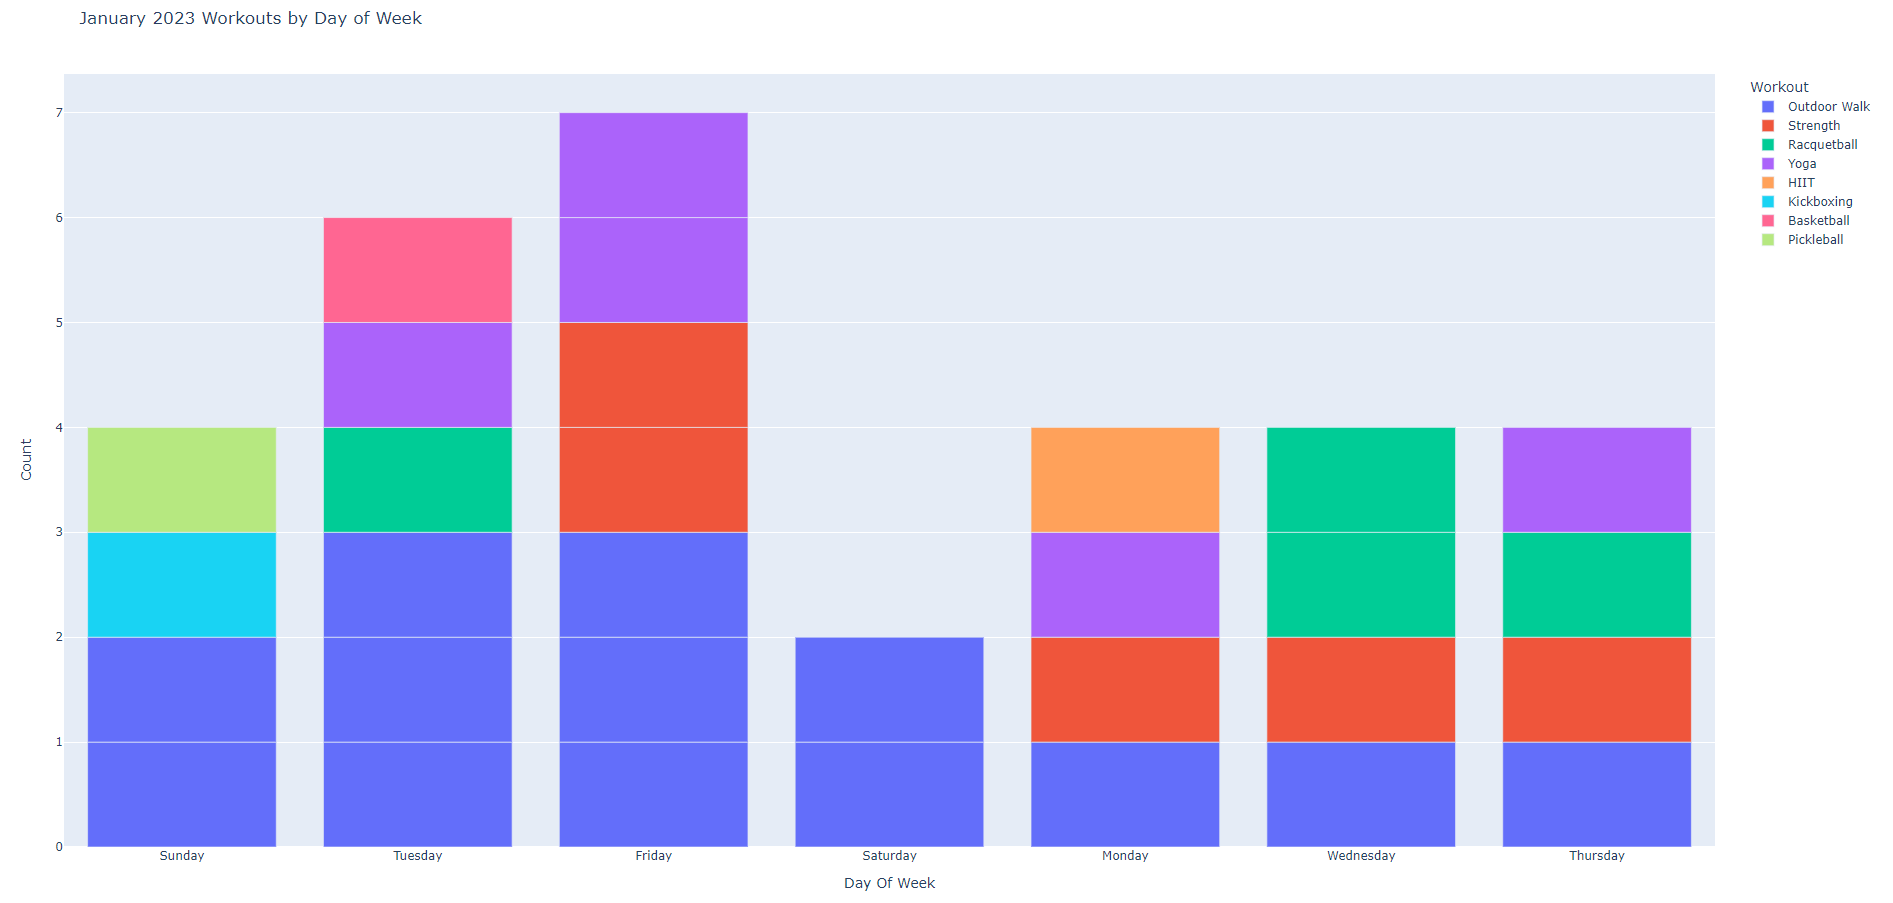

Reproduce this figure in Python.
# -*- coding: utf-8 -*-
"""
Created on Fri Feb 10 09:19:36 2023

@author: HuntS2
"""

import pandas as pd
import plotly_express as px
import plotly.io as pio
pio.renderers.default = "browser"

df = pd.read_csv(r"C:\Users\Hunts2\OneDrive - AECOM\Documents\Data Science Projects\Other Projects\2023-02-10\2023 Workouts - January.csv")


fig = px.bar(df,
             x = "Day Of Week",
             color = "Workout",
             title = "January 2023 Workouts by Day of Week",
             labels = {"count" : "Count"})
fig.show()
